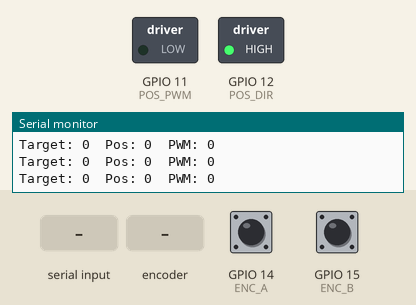
Bench run of a sketch on a simulated ESP32-S3. On the bench: switched loads named in the sketch (green lamp = pin HIGH), the last lines printed to the serial monitor. The inputs (shaded band) are chosen by the test bench; at power-on: GPIO 14 (ENC_A) HIGH, GPIO 15 (ENC_B) HIGH.

Above: at 1.2 s.
1.3 s: "P,90\n" received over Serial
At 2.1 s:
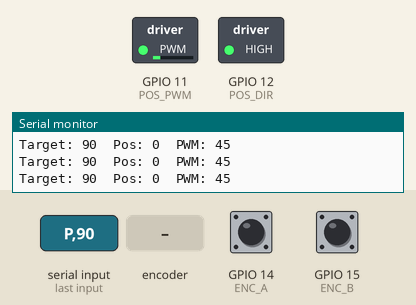
2.8 s: rotary encoder on GPIO 14 (ENC_A) / GPIO 15 (ENC_B) turned 3 steps (first pin leading)
At 3.9 s:
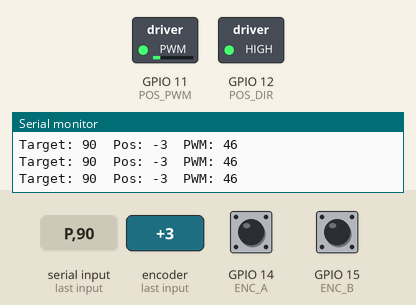
4.9 s: "P,\n" received over Serial
At 6.0 s:
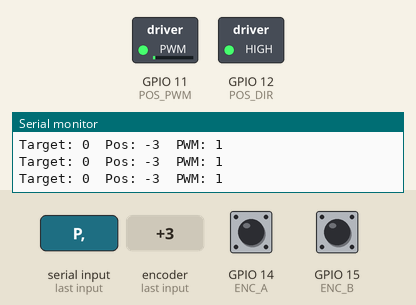
6.4 s: rotary encoder on GPIO 14 (ENC_A) / GPIO 15 (ENC_B) turned 3 steps (first pin leading)
At 6.65 s:
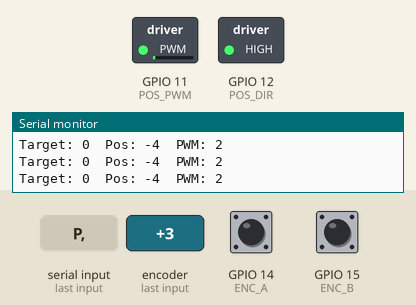
Timing chart, 0 to 9.4 s (numbered marks = the images above; inputs shaded):
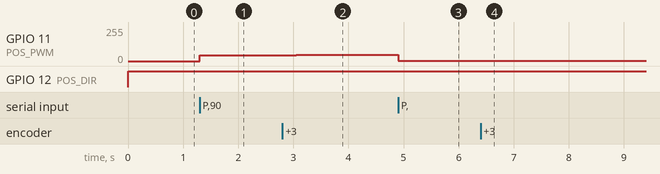

The sketch:

motor_pos_control.ino
```cpp
#include <Arduino.h>

// ==========================
// NEW MOTOR PINS
// ==========================

#define POS_PWM      11
#define POS_DIR      12

#define ENC_A        14
#define ENC_B        15

#define PWM_FREQ     20000
#define PWM_RES      8
#define PWM_CHANNEL  4   // new channel

// ==========================
// CONTROL PARAMETERS
// ==========================

#define KP  0.5f     // Tune this
#define MAX_PWM 255

volatile long encoder_count = 0;
long target_position = 0;

unsigned long lastControl = 0;
#define CONTROL_INTERVAL 5   // 5 ms (200 Hz)

// ==========================
// ENCODER ISR
// ==========================

void IRAM_ATTR encoderISR()
{
  if (digitalRead(ENC_B))
    encoder_count++;
  else
    encoder_count--;
}

// ==========================
// MOTOR FUNCTION
// ==========================

void setMotor(int speed)
{
  speed = constrain(speed, -MAX_PWM, MAX_PWM);

  if (speed >= 0)
  {
    digitalWrite(POS_DIR, HIGH);
    ledcWrite(PWM_CHANNEL, speed);
  }
  else
  {
    digitalWrite(POS_DIR, LOW);
    ledcWrite(PWM_CHANNEL, -speed);
  }
}

// ==========================
// SETUP
// ==========================

void setup()
{
  Serial.begin(115200);

  pinMode(POS_DIR, OUTPUT);

  ledcSetup(PWM_CHANNEL, PWM_FREQ, PWM_RES);
  ledcAttachPin(POS_PWM, PWM_CHANNEL);

  pinMode(ENC_A, INPUT_PULLUP);
  pinMode(ENC_B, INPUT_PULLUP);

  attachInterrupt(digitalPinToInterrupt(ENC_A), encoderISR, RISING);

  Serial.println("Position Control Test Ready");
  Serial.println("Send: P,<counts>");
}

// ==========================
// SERIAL COMMAND
// ==========================

void readSerial()
{
  if (Serial.available())
  {
    String cmd = Serial.readStringUntil('\n');

    if (cmd.startsWith("P,"))
    {
      target_position = cmd.substring(2).toInt();
      Serial.print("New Target: ");
      Serial.println(target_position);
    }
  }
}

// ==========================
// LOOP
// ==========================

void loop()
{
  readSerial();

  if (millis() - lastControl >= CONTROL_INTERVAL)
  {
    long current;

    noInterrupts();
    current = encoder_count;
    interrupts();

    long error = target_position - current;

    int pwm = (int)(KP * error);

    setMotor(pwm);

    Serial.print("Target: ");
    Serial.print(target_position);
    Serial.print("  Pos: ");
    Serial.print(current);
    Serial.print("  PWM: ");
    Serial.println(pwm);

    lastControl = millis();
  }
}
```

Measured:
- after the input at 1.3 s, GPIO 11 (POS_PWM): 0/255 → 45/255 at once
- after the input at 2.8 s, GPIO 11 (POS_PWM): 45/255 → 46/255 after 0.25 s
- after the input at 4.9 s, GPIO 11 (POS_PWM): 46/255 → 1/255 at once
- after the input at 6.4 s, GPIO 11 (POS_PWM): 1/255 → 2/255 after 0.05 s, → 3/255 0.40 s later
